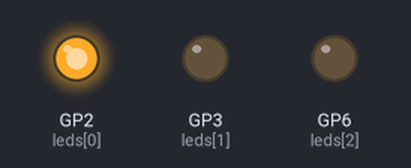
The program below on a simulated Raspberry Pi Pico running MicroPython. Shown: output pins drawn as LEDs (lit = HIGH).

Above: at 0.02 s.
At 0.37 s:
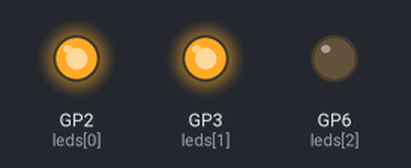
At 0.72 s:
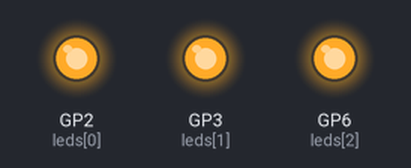
At 1.47 s:
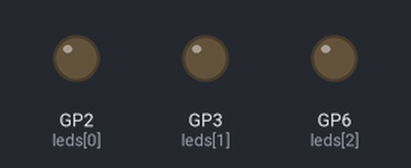
At 2.27 s:
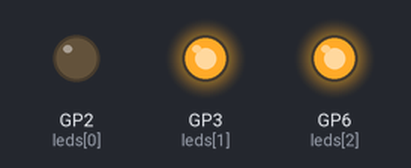
At 2.92 s:
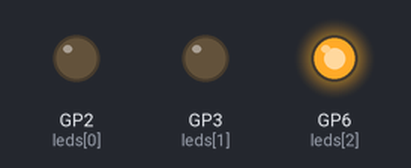
Timing chart, 0 to 3.2 s (numbered marks = the images above):
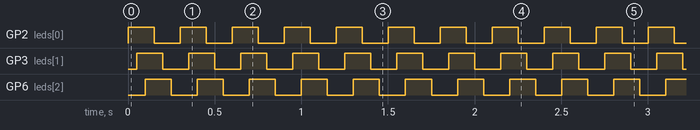

The program:

blinking.py
```python
from machine import Pin
import utime

leds = [Pin(i, Pin.OUT) for i in [2,3,6]]

if __name__ == '__main__':
    while True:
        for n in range(0,3):
            leds[n].value(1)
            utime.sleep_ms(50)
        for n in range(0,3):
            leds[n].value(0)
            utime.sleep_ms(50)
```

Measured:
- by itself, GP2 (leds[0]), GP3 (leds[1]), GP6 (leds[2]): alternates HIGH for 0.15 s and LOW for 0.15 s
- by itself, everything shown: repeats every 0.30 s, in 6 steps
